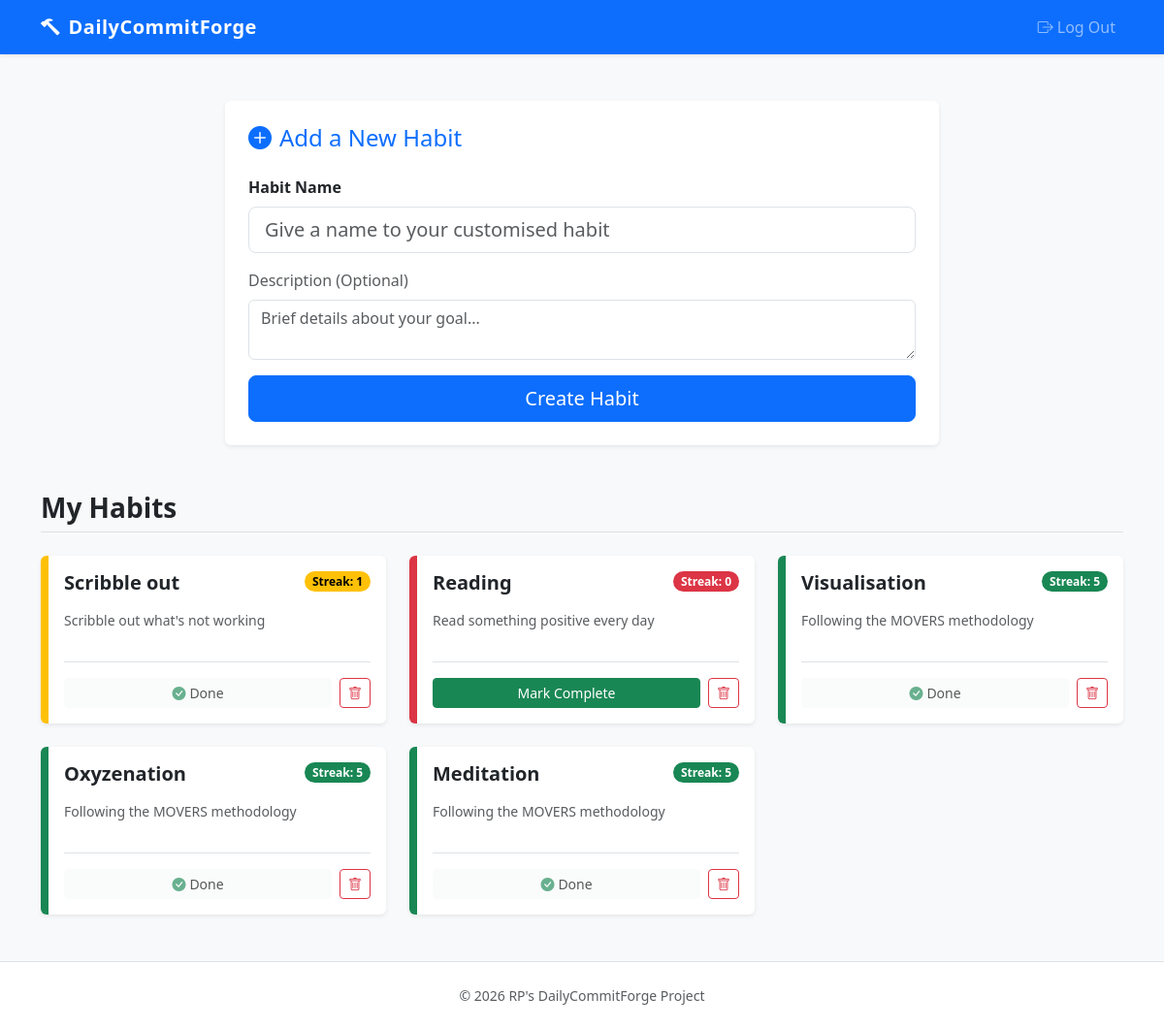
Screenshot of / (signed in) with the database file from the repository.
### tables this page shows
CREATE TABLE habits (
    id INTEGER PRIMARY KEY AUTOINCREMENT,
    name TEXT NOT NULL,
    description TEXT,
    created_at DATETIME DEFAULT CURRENT_TIMESTAMP
, user_id INTEGER);

### app.py (the view)
@app.route('/')
@login_required # Protecting the dashboard
def index():
    db = get_db()
    today = date.today()
    habits_data = []
    try:
        habits_rows = db.execute(
            "SELECT * FROM habits WHERE user_id = ? ORDER BY created_at DESC",
            (session["user_id"],)
        ).fetchall()
        for habit in habits_rows:
            completions_rows = db.execute(
                "SELECT completion_date FROM completions WHERE habit_id = ? ORDER BY completion_date",
                (habit['id'],)
            ).fetchall()
            completion_dates = [c['completion_date'] for c in completions_rows]
            current_streak, longest_streak, is_completed, is_due = calculate_streak(completion_dates, today)
            habits_data.append({
                'id': habit['id'],
                'name': habit['name'],
                'description': habit['description'],
                'created_at': habit['created_at'],
                'current_streak': current_streak,
                'longest_streak': longest_streak,
                'completed_today': is_completed,
                'is_due': is_due,
            })
    except sqlite3.Error as e:
        print(f"DB Error: {e}")
        habits_data = []
    return render_template("index.html", habits=habits_data)

### app.py (called while the page is built)
def get_db():
    if 'db' not in g:
        g.db = sqlite3.connect(app.config['DATABASE'], detect_types=sqlite3.PARSE_DECLTYPES)
        g.db.row_factory = sqlite3.Row
    return g.db

### helpers.py (called while the page is built)
def login_required(f):
    @wraps(f)
    def decorated_function(*args, **kwargs):
        if session.get("user_id") is None:
            return redirect("/login")
        return f(*args, **kwargs)
    return decorated_function

### templates/index.html (shortened to what this page needs)
{% extends 'layout.html' %}
{% block main %}
{% if session["user_id"] %}
<div class="row justify-content-center mb-5">
    <div class="col-lg-8">
        <div class="card shadow-sm border-0">
            <div class="card-body p-4">
                <h2 class="card-title h4 mb-4 text-primary">
                    <i class="bi bi-plus-circle-fill me-2"></i>Add a New Habit
                </h2>
                <form method="POST" action="/add">
                    <div class="mb-3">
                        <label for="name" class="form-label fw-bold">Habit Name</label>
                        <input type="text" class="form-control form-control-lg" id="name" name="name" placeholder="Give a name to your customised habit" required>
                    </div>
                    <div class="mb-3">
                        <label for="description" class="form-label text-muted">Description (Optional)</label>
                        <textarea class="form-control" id="description" name="description" rows="2" placeholder="Brief details about your goal..."></textarea>
                    </div>
                    <div class="d-grid">
                        <button type="submit" class="btn btn-primary btn-lg">Create Habit</button>
                    </div>
                </form>
            </div>
        </div>
    </div>
</div>
{% endif %}
<h2 class="h3 fw-bold text-dark mb-4 border-bottom pb-2">My Habits</h2>
{% if habits %}
    <div class="row g-4">
        {% for habit in habits %}
            {% set streak = habit.current_streak %}
            {% if streak == 0 %}
                {% set border_color = "border-danger" %}
                {% set badge_color = "text-bg-danger" %}
            {% elif streak <= 4 %}
                {% set border_color = "border-warning" %}
                {% set badge_color = "text-bg-warning" %}
            {% else %}
                {% set border_color = "border-success" %}
                {% set badge_color = "text-bg-success" %}
            {% endif %}
            <div class="col-md-6 col-lg-4">
                <div class="card h-100 shadow-sm border-0 border-start streak-card {{ border_color }}">
                    <div class="card-body d-flex flex-column">
                        <div class="d-flex justify-content-between align-items-start mb-3">
                            <h3 class="h5 card-title fw-bold mb-0">{{ habit.name }}</h3>
                            <span class="badge {{ badge_color }} rounded-pill">
                                Streak: {{ streak }}
                            </span>
                        </div>
                        <p class="card-text text-muted flex-grow-1 small">
                            {{ habit.description or 'No description provided.' }}
                        </p>
                        <div class="d-flex justify-content-between align-items-center mt-3 pt-3 border-top">
                            {% if habit.completed_today %}
                                <button class="btn btn-light btn-sm w-100 me-2" disabled>
                                    <i class="bi bi-check-circle-fill text-success me-1"></i>Done
                                </button>
                            {% else %}
                                <form method="POST" action="/complete/{{ habit.id }}" class="w-100 me-2">
                                    <button type="submit" class="btn btn-success btn-sm w-100">
                                        Mark Complete
                                    </button>
                                </form>
                            {% endif %}
                            <button type="button"
                                    class="btn btn-outline-danger btn-sm"
                                    data-bs-toggle="modal"
                                    data-bs-target="#deleteModal"
                                    data-habit-id="{{ habit.id }}"
                                    data-habit-name="{{ habit.name }}">
                                <i class="bi bi-trash"></i>
                            </button>
                        </div>
                    </div>
                </div>
            </div>
        {% endfor %}
    </div>
{% else %}
    <div class="alert alert-info shadow-sm" role="alert">
        <h4 class="alert-heading"><i class="bi bi-info-circle me-2"></i>No habits yet!</h4>
        <p class="mb-0">You haven't added any habits. Use the form above to forge your first daily commitment.</p>
    </div>
{% endif %}
{% endblock %}

### templates/layout.html (style rules this page uses)
body { background-color: #f8f9fa; }
.streak-card { border-left-width: 8px !important; }

### rows the page displays
habits: name "Scribble out", streak "1", description "Scribble out what's not working", shows "Done"
habits: name "Reading", streak "0", description "Read something positive every day"
habits: name "Visualisation", streak "5", description "Following the MOVERS methodology", shows "Done"
habits: name "Oxyzenation", streak "5", description "Following the MOVERS methodology", shows "Done"
habits: name "Meditation", streak "5", description "Following the MOVERS methodology", shows "Done"
